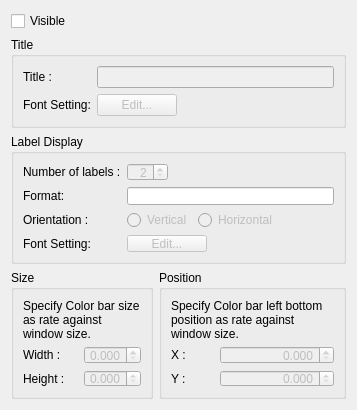
<?xml version="1.0" encoding="UTF-8"?>
<ui version="4.0">
 <class>ScalarBarWidget</class>
 <widget class="QWidget" name="ScalarBarWidget">
  <property name="geometry">
   <rect>
    <x>0</x>
    <y>0</y>
    <width>357</width>
    <height>410</height>
   </rect>
  </property>
  <property name="minimumSize">
   <size>
    <width>357</width>
    <height>410</height>
   </size>
  </property>
  <property name="windowTitle">
   <string>Form</string>
  </property>
  <layout class="QVBoxLayout" name="verticalLayout_3">
   <item>
    <widget class="QCheckBox" name="displayCheckBox">
     <property name="text">
      <string>Visible</string>
     </property>
    </widget>
   </item>
   <item>
    <widget class="QGroupBox" name="titleGroupBox">
     <property name="title">
      <string>Title</string>
     </property>
     <layout class="QGridLayout" name="gridLayout_4">
      <item row="0" column="0">
       <widget class="QLabel" name="titleLabel">
        <property name="text">
         <string>Title :</string>
        </property>
       </widget>
      </item>
      <item row="0" column="1">
       <widget class="QLineEdit" name="titleEdit">
        <property name="enabled">
         <bool>false</bool>
        </property>
       </widget>
      </item>
      <item row="1" column="0">
       <widget class="QLabel" name="titleFontLabel">
        <property name="text">
         <string>Font Setting:</string>
        </property>
       </widget>
      </item>
      <item row="1" column="1">
       <layout class="QHBoxLayout" name="horizontalLayout_3">
        <item>
         <widget class="QPushButton" name="titleFontButton">
          <property name="enabled">
           <bool>false</bool>
          </property>
          <property name="text">
           <string>Edit...</string>
          </property>
         </widget>
        </item>
        <item>
         <spacer name="horizontalSpacer_4">
          <property name="orientation">
           <enum>Qt::Horizontal</enum>
          </property>
          <property name="sizeHint" stdset="0">
           <size>
            <width>40</width>
            <height>20</height>
           </size>
          </property>
         </spacer>
        </item>
       </layout>
      </item>
     </layout>
     <zorder>titleEdit</zorder>
     <zorder>titleLabel</zorder>
     <zorder>titleFontLabel</zorder>
    </widget>
   </item>
   <item>
    <widget class="QGroupBox" name="groupBox">
     <property name="title">
      <string>Label Display</string>
     </property>
     <layout class="QGridLayout" name="gridLayout">
      <item row="0" column="0">
       <widget class="QLabel" name="numberLabel">
        <property name="text">
         <string>Number of labels :</string>
        </property>
       </widget>
      </item>
      <item row="0" column="1">
       <layout class="QHBoxLayout" name="horizontalLayout_7">
        <item>
         <widget class="QSpinBox" name="numberSpinBox">
          <property name="enabled">
           <bool>false</bool>
          </property>
          <property name="alignment">
           <set>Qt::AlignRight|Qt::AlignTrailing|Qt::AlignVCenter</set>
          </property>
          <property name="minimum">
           <number>2</number>
          </property>
         </widget>
        </item>
        <item>
         <spacer name="horizontalSpacer_3">
          <property name="orientation">
           <enum>Qt::Horizontal</enum>
          </property>
          <property name="sizeHint" stdset="0">
           <size>
            <width>40</width>
            <height>20</height>
           </size>
          </property>
         </spacer>
        </item>
       </layout>
      </item>
      <item row="1" column="0">
       <layout class="QHBoxLayout" name="horizontalLayout_4">
        <item>
         <widget class="QLabel" name="formatLabel">
          <property name="text">
           <string>Format:</string>
          </property>
         </widget>
        </item>
        <item>
         <widget class="QLabel" name="formatHelpLabel">
          <property name="toolTip">
           <string>Specify the number format in printf format. For example:
   &quot;%5.2f&quot; for 3.141592 --&gt; 3.14
   &quot;%4.2e&quot; for 12300  --&gt; 1.23e+004</string>
          </property>
          <property name="text">
           <string/>
          </property>
          <property name="pixmap">
           <pixmap resource="guibase.qrc">:/libs/guibase/images/iconQuestion.png</pixmap>
          </property>
         </widget>
        </item>
       </layout>
      </item>
      <item row="1" column="1">
       <widget class="QLineEdit" name="labelFormatEdit">
        <property name="enabled">
         <bool>true</bool>
        </property>
       </widget>
      </item>
      <item row="2" column="0">
       <widget class="QLabel" name="orientationLabel">
        <property name="text">
         <string>Orientation :</string>
        </property>
       </widget>
      </item>
      <item row="2" column="1">
       <layout class="QHBoxLayout" name="horizontalLayout_5">
        <item>
         <widget class="QRadioButton" name="verticalRadioButton">
          <property name="enabled">
           <bool>false</bool>
          </property>
          <property name="text">
           <string>Vertical</string>
          </property>
          <property name="autoExclusive">
           <bool>true</bool>
          </property>
         </widget>
        </item>
        <item>
         <widget class="QRadioButton" name="horizontalRadioButton">
          <property name="enabled">
           <bool>false</bool>
          </property>
          <property name="text">
           <string>Horizontal</string>
          </property>
         </widget>
        </item>
        <item>
         <spacer name="horizontalSpacer">
          <property name="orientation">
           <enum>Qt::Horizontal</enum>
          </property>
          <property name="sizeHint" stdset="0">
           <size>
            <width>40</width>
            <height>20</height>
           </size>
          </property>
         </spacer>
        </item>
       </layout>
      </item>
      <item row="3" column="0">
       <widget class="QLabel" name="labelFontLabel">
        <property name="text">
         <string>Font Setting:</string>
        </property>
       </widget>
      </item>
      <item row="3" column="1">
       <layout class="QHBoxLayout" name="horizontalLayout_2">
        <item>
         <widget class="QPushButton" name="labelFontButton">
          <property name="enabled">
           <bool>false</bool>
          </property>
          <property name="text">
           <string>Edit...</string>
          </property>
         </widget>
        </item>
        <item>
         <spacer name="horizontalSpacer_2">
          <property name="orientation">
           <enum>Qt::Horizontal</enum>
          </property>
          <property name="sizeHint" stdset="0">
           <size>
            <width>40</width>
            <height>20</height>
           </size>
          </property>
         </spacer>
        </item>
       </layout>
      </item>
     </layout>
    </widget>
   </item>
   <item>
    <layout class="QHBoxLayout" name="horizontalLayout">
     <item>
      <widget class="QGroupBox" name="sizeGroupBox">
       <property name="minimumSize">
        <size>
         <width>0</width>
         <height>0</height>
        </size>
       </property>
       <property name="title">
        <string>Size</string>
       </property>
       <layout class="QVBoxLayout" name="verticalLayout">
        <item>
         <widget class="QLabel" name="sizeLabel">
          <property name="text">
           <string>Specify Color bar size as rate against window size.</string>
          </property>
          <property name="wordWrap">
           <bool>true</bool>
          </property>
         </widget>
        </item>
        <item>
         <layout class="QGridLayout" name="gridLayout_2" columnstretch="0,0,1">
          <item row="0" column="0">
           <widget class="QLabel" name="widthLabel">
            <property name="text">
             <string>Width :</string>
            </property>
           </widget>
          </item>
          <item row="0" column="1">
           <widget class="QLabel" name="sizeWidthLabel">
            <property name="toolTip">
             <string>If you specify 1, Color bar width is the same to window width.</string>
            </property>
            <property name="text">
             <string/>
            </property>
            <property name="pixmap">
             <pixmap resource="guibase.qrc">:/libs/guibase/images/iconQuestion.png</pixmap>
            </property>
           </widget>
          </item>
          <item row="0" column="2">
           <widget class="QDoubleSpinBox" name="widthSpinBox">
            <property name="enabled">
             <bool>false</bool>
            </property>
            <property name="alignment">
             <set>Qt::AlignRight|Qt::AlignTrailing|Qt::AlignVCenter</set>
            </property>
            <property name="decimals">
             <number>3</number>
            </property>
            <property name="maximum">
             <double>1.000000000000000</double>
            </property>
            <property name="singleStep">
             <double>0.010000000000000</double>
            </property>
           </widget>
          </item>
          <item row="1" column="0">
           <widget class="QLabel" name="HeightLabel">
            <property name="text">
             <string>Height :</string>
            </property>
           </widget>
          </item>
          <item row="1" column="1">
           <widget class="QLabel" name="sizeHeightLabel">
            <property name="toolTip">
             <string>If you specify 1, Color bar height is the same to window height.</string>
            </property>
            <property name="text">
             <string/>
            </property>
            <property name="pixmap">
             <pixmap resource="guibase.qrc">:/libs/guibase/images/iconQuestion.png</pixmap>
            </property>
           </widget>
          </item>
          <item row="1" column="2">
           <widget class="QDoubleSpinBox" name="heightSpinBox">
            <property name="enabled">
             <bool>false</bool>
            </property>
            <property name="alignment">
             <set>Qt::AlignRight|Qt::AlignTrailing|Qt::AlignVCenter</set>
            </property>
            <property name="decimals">
             <number>3</number>
            </property>
            <property name="maximum">
             <double>1.000000000000000</double>
            </property>
            <property name="singleStep">
             <double>0.010000000000000</double>
            </property>
           </widget>
          </item>
         </layout>
        </item>
       </layout>
      </widget>
     </item>
     <item>
      <widget class="QGroupBox" name="positionGroupBox">
       <property name="title">
        <string>Position</string>
       </property>
       <layout class="QVBoxLayout" name="verticalLayout_2">
        <item>
         <widget class="QLabel" name="positionLabel">
          <property name="text">
           <string>Specify Color bar left bottom position as rate against window size.</string>
          </property>
          <property name="wordWrap">
           <bool>true</bool>
          </property>
         </widget>
        </item>
        <item>
         <layout class="QGridLayout" name="gridLayout_3" columnstretch="0,0,1">
          <item row="0" column="0">
           <widget class="QLabel" name="xLabel">
            <property name="minimumSize">
             <size>
              <width>30</width>
              <height>0</height>
             </size>
            </property>
            <property name="text">
             <string>X :</string>
            </property>
           </widget>
          </item>
          <item row="0" column="1">
           <widget class="QLabel" name="positionXLabel">
            <property name="toolTip">
             <string>If you specify 0, Color bar left edge is located at window left edge.</string>
            </property>
            <property name="text">
             <string/>
            </property>
            <property name="pixmap">
             <pixmap resource="guibase.qrc">:/libs/guibase/images/iconQuestion.png</pixmap>
            </property>
           </widget>
          </item>
          <item row="0" column="2">
           <widget class="QDoubleSpinBox" name="positionXSpinBox">
            <property name="enabled">
             <bool>false</bool>
            </property>
            <property name="alignment">
             <set>Qt::AlignRight|Qt::AlignTrailing|Qt::AlignVCenter</set>
            </property>
            <property name="decimals">
             <number>3</number>
            </property>
            <property name="maximum">
             <double>1.000000000000000</double>
            </property>
            <property name="singleStep">
             <double>0.010000000000000</double>
            </property>
           </widget>
          </item>
          <item row="1" column="0">
           <widget class="QLabel" name="yLabel">
            <property name="minimumSize">
             <size>
              <width>30</width>
              <height>0</height>
             </size>
            </property>
            <property name="text">
             <string>Y :</string>
            </property>
           </widget>
          </item>
          <item row="1" column="1">
           <widget class="QLabel" name="positionYLabel">
            <property name="toolTip">
             <string>If you specify 0, Color bar bottom is located at window bottom.</string>
            </property>
            <property name="text">
             <string/>
            </property>
            <property name="pixmap">
             <pixmap resource="guibase.qrc">:/libs/guibase/images/iconQuestion.png</pixmap>
            </property>
           </widget>
          </item>
          <item row="1" column="2">
           <widget class="QDoubleSpinBox" name="positionYSpinBox">
            <property name="enabled">
             <bool>false</bool>
            </property>
            <property name="alignment">
             <set>Qt::AlignRight|Qt::AlignTrailing|Qt::AlignVCenter</set>
            </property>
            <property name="decimals">
             <number>3</number>
            </property>
            <property name="maximum">
             <double>1.000000000000000</double>
            </property>
            <property name="singleStep">
             <double>0.010000000000000</double>
            </property>
           </widget>
          </item>
         </layout>
        </item>
       </layout>
      </widget>
     </item>
    </layout>
   </item>
   <item>
    <spacer name="verticalSpacer">
     <property name="orientation">
      <enum>Qt::Vertical</enum>
     </property>
     <property name="sizeHint" stdset="0">
      <size>
       <width>20</width>
       <height>13</height>
      </size>
     </property>
    </spacer>
   </item>
  </layout>
 </widget>
 <resources>
  <include location="guibase.qrc"/>
 </resources>
 <connections>
  <connection>
   <sender>displayCheckBox</sender>
   <signal>toggled(bool)</signal>
   <receiver>verticalRadioButton</receiver>
   <slot>setEnabled(bool)</slot>
   <hints>
    <hint type="sourcelabel">
     <x>64</x>
     <y>13</y>
    </hint>
    <hint type="destinationlabel">
     <x>181</x>
     <y>214</y>
    </hint>
   </hints>
  </connection>
  <connection>
   <sender>displayCheckBox</sender>
   <signal>toggled(bool)</signal>
   <receiver>horizontalRadioButton</receiver>
   <slot>setEnabled(bool)</slot>
   <hints>
    <hint type="sourcelabel">
     <x>81</x>
     <y>19</y>
    </hint>
    <hint type="destinationlabel">
     <x>261</x>
     <y>214</y>
    </hint>
   </hints>
  </connection>
  <connection>
   <sender>displayCheckBox</sender>
   <signal>toggled(bool)</signal>
   <receiver>numberSpinBox</receiver>
   <slot>setEnabled(bool)</slot>
   <hints>
    <hint type="sourcelabel">
     <x>157</x>
     <y>17</y>
    </hint>
    <hint type="destinationlabel">
     <x>156</x>
     <y>162</y>
    </hint>
   </hints>
  </connection>
  <connection>
   <sender>displayCheckBox</sender>
   <signal>toggled(bool)</signal>
   <receiver>widthSpinBox</receiver>
   <slot>setEnabled(bool)</slot>
   <hints>
    <hint type="sourcelabel">
     <x>25</x>
     <y>18</y>
    </hint>
    <hint type="destinationlabel">
     <x>164</x>
     <y>350</y>
    </hint>
   </hints>
  </connection>
  <connection>
   <sender>displayCheckBox</sender>
   <signal>toggled(bool)</signal>
   <receiver>heightSpinBox</receiver>
   <slot>setEnabled(bool)</slot>
   <hints>
    <hint type="sourcelabel">
     <x>91</x>
     <y>15</y>
    </hint>
    <hint type="destinationlabel">
     <x>164</x>
     <y>376</y>
    </hint>
   </hints>
  </connection>
  <connection>
   <sender>displayCheckBox</sender>
   <signal>toggled(bool)</signal>
   <receiver>positionXSpinBox</receiver>
   <slot>setEnabled(bool)</slot>
   <hints>
    <hint type="sourcelabel">
     <x>286</x>
     <y>18</y>
    </hint>
    <hint type="destinationlabel">
     <x>335</x>
     <y>350</y>
    </hint>
   </hints>
  </connection>
  <connection>
   <sender>displayCheckBox</sender>
   <signal>toggled(bool)</signal>
   <receiver>positionYSpinBox</receiver>
   <slot>setEnabled(bool)</slot>
   <hints>
    <hint type="sourcelabel">
     <x>260</x>
     <y>21</y>
    </hint>
    <hint type="destinationlabel">
     <x>335</x>
     <y>376</y>
    </hint>
   </hints>
  </connection>
  <connection>
   <sender>displayCheckBox</sender>
   <signal>toggled(bool)</signal>
   <receiver>titleEdit</receiver>
   <slot>setEnabled(bool)</slot>
   <hints>
    <hint type="sourcelabel">
     <x>196</x>
     <y>14</y>
    </hint>
    <hint type="destinationlabel">
     <x>190</x>
     <y>59</y>
    </hint>
   </hints>
  </connection>
  <connection>
   <sender>displayCheckBox</sender>
   <signal>toggled(bool)</signal>
   <receiver>titleFontButton</receiver>
   <slot>setEnabled(bool)</slot>
   <hints>
    <hint type="sourcelabel">
     <x>111</x>
     <y>16</y>
    </hint>
    <hint type="destinationlabel">
     <x>115</x>
     <y>93</y>
    </hint>
   </hints>
  </connection>
  <connection>
   <sender>displayCheckBox</sender>
   <signal>toggled(bool)</signal>
   <receiver>labelFontButton</receiver>
   <slot>setEnabled(bool)</slot>
   <hints>
    <hint type="sourcelabel">
     <x>139</x>
     <y>17</y>
    </hint>
    <hint type="destinationlabel">
     <x>135</x>
     <y>237</y>
    </hint>
   </hints>
  </connection>
  <connection>
   <sender>displayCheckBox</sender>
   <signal>toggled(bool)</signal>
   <receiver>labelFormatEdit</receiver>
   <slot>setEnabled(bool)</slot>
   <hints>
    <hint type="sourcelabel">
     <x>226</x>
     <y>16</y>
    </hint>
    <hint type="destinationlabel">
     <x>231</x>
     <y>181</y>
    </hint>
   </hints>
  </connection>
 </connections>
</ui>
